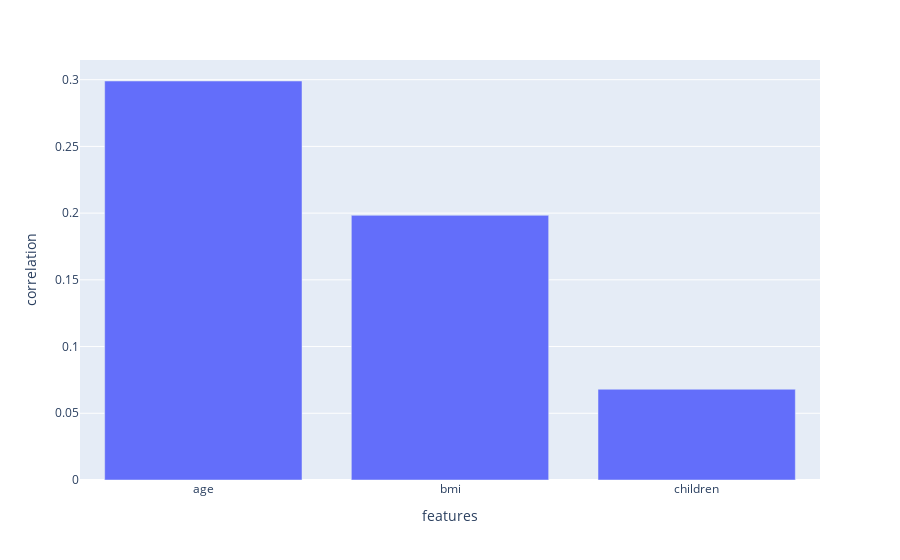

Notebook source saved alongside this figure:
### Markdown cell above
#### **Numeric features (with respect to the target)**

### Code cell
# Create a bar plot of Pearson correlation coefficients between numeric features and the target variable 'charges'
plot_pearson_wrt_target(X, y)

### Figure 1 — Plotly figure (JSON) as saved in the notebook; plotly's stock layout.template omitted (floating-point values rounded to 4 significant figures)
{"data": [{"alignmentgroup": "True", "hovertemplate": "features=%{x}<br>charges=%{y}<extra></extra>", "legendgroup": "", "marker": {"color": "#636efa", "pattern": {"shape": ""}}, "name": "", "offsetgroup": "", "orientation": "v", "showlegend": false, "textposition": "auto", "type": "bar", "x": ["age", "bmi", "children"], "xaxis": "x", "y": [0.299, 0.1983, 0.068], "yaxis": "y"}], "layout": {"barmode": "relative", "legend": {"tracegroupgap": 0}, "margin": {"t": 60}, "xaxis": {"anchor": "y", "domain": [0, 1], "title": {"text": "features"}}, "yaxis": {"anchor": "x", "domain": [0, 1], "title": {"text": "correlation"}}}}
